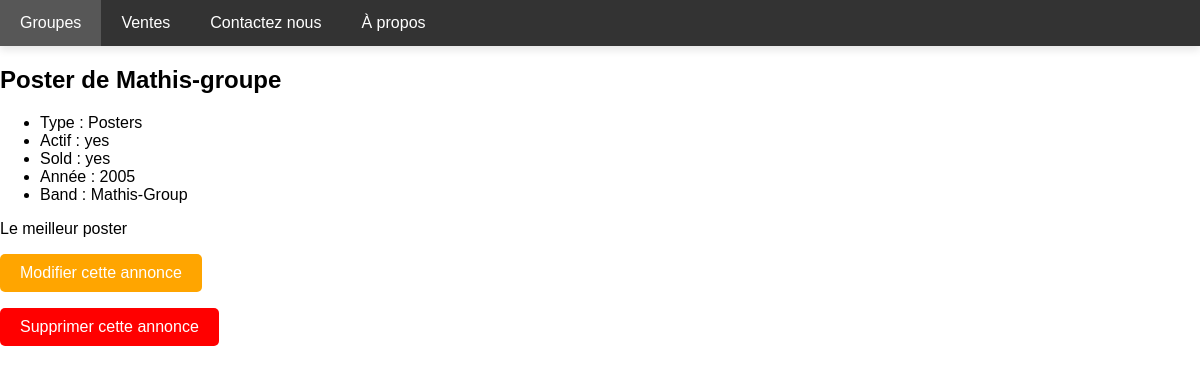
Page /listings/4/ on the earlier database version.
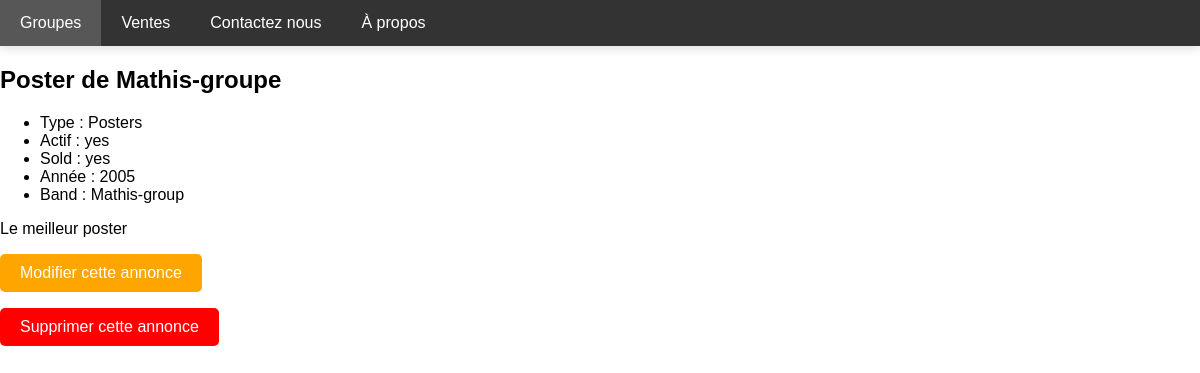
Same page on the later database version.
### listings/models.py (models this page shows)
class Listing(models.Model):
    class Type(models.TextChoices):
        RECORDS = 'RC'
        CLOTHING = 'CL'
        POSTERS = 'PS'
        MISCELLANEOUS = 'MS'
    type = models.CharField(choices=Type.choices, max_length=5)
    title = models.CharField(max_length=100)
    description = models.CharField(max_length=500)
    sold = models.BooleanField(default=False)
    year = models.IntegerField(blank=True, null=True)
    band = models.ForeignKey(Band, null=True, on_delete=models.SET_NULL)

class Band(models.Model):
    class Genre(models.TextChoices):
        HIP_HOP = 'HH'
        SYNTH_POP = 'SP'
        ALTERNATIVE_ROCK = 'AR'
    genre = models.CharField(choices=Genre.choices, max_length=5)
    name = models.CharField(max_length=100)
    biography = models.CharField(max_length=1000)
    year_formed = models.fields.IntegerField(null=True, blank=True, default=0,
        validators=[MinValueValidator(1900), MaxValueValidator(2021)]
    )
    active = models.BooleanField(default=True)
    official_homepage = models.URLField(null=True, blank=True)
    def __str__(self):
        return f'{self.name}'

### listings/views.py (the view)
# urls.py: path('listings/<int:id>/', views.listing_detail, name='listing_detail'),
def listing_detail(request, id):
    listing = get_object_or_404(Listing, id=id)
    return render(request, 'listings/listing_detail.html', {'listing': listing})

### listings/templates/listings/listing_detail.html
{% extends 'listings/base.html' %}
{% block content %}
<h2>{{ listing.title }}</h2>
<ul>
    <li>Type : {{ listing.get_type_display }}</li>
    <li>Actif : {{ listing.band.active|yesno }}</li>
    <li>Sold : {{ listing.sold|yesno }}</li>
    <li>Année : {{ listing.year }}</li>
    <li>Band : {{ listing.band }}</li>
</ul>
<p>{{ listing.description }}</p>
<form action="{% url 'listing_update' listing.id %}">
    <input class="styled_2" type="submit" value="Modifier cette annonce">
</form>
<form action="{% url 'listing_delete' listing.id %}">
    <input class="styled_3" type="submit" value="Supprimer cette annonce">
</form>
{% endblock %}

Differences in the rows shown:
changed through a linked row, Listing "Poster de Mathis-groupe": band "Mathis-Group" → "Mathis-group"
